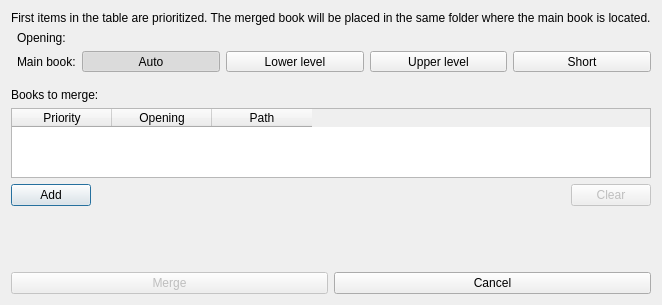
<?xml version="1.0" encoding="UTF-8"?>
<ui version="4.0">
 <class>MergeBooksDialog</class>
 <widget class="QDialog" name="MergeBooksDialog">
  <property name="windowModality">
   <enum>Qt::WindowModal</enum>
  </property>
  <property name="geometry">
   <rect>
    <x>0</x>
    <y>0</y>
    <width>632</width>
    <height>273</height>
   </rect>
  </property>
  <property name="windowTitle">
   <string>Merge Books</string>
  </property>
  <property name="modal">
   <bool>true</bool>
  </property>
  <layout class="QVBoxLayout" name="_2">
   <item>
    <widget class="QLabel" name="label_3">
     <property name="text">
      <string>First items in the table are prioritized. The merged book will be placed in the same folder where the main book is located.</string>
     </property>
    </widget>
   </item>
   <item>
    <layout class="QGridLayout" name="gridLayout_2">
     <property name="leftMargin">
      <number>6</number>
     </property>
     <property name="topMargin">
      <number>0</number>
     </property>
     <item row="1" column="2">
      <widget class="QToolButton" name="btn_MainBookLowerLevel">
       <property name="sizePolicy">
        <sizepolicy hsizetype="Expanding" vsizetype="Fixed">
         <horstretch>0</horstretch>
         <verstretch>0</verstretch>
        </sizepolicy>
       </property>
       <property name="text">
        <string>Lower level</string>
       </property>
       <property name="checkable">
        <bool>true</bool>
       </property>
       <property name="autoExclusive">
        <bool>true</bool>
       </property>
      </widget>
     </item>
     <item row="1" column="0">
      <widget class="QLabel" name="label">
       <property name="text">
        <string>Main book:</string>
       </property>
      </widget>
     </item>
     <item row="1" column="4">
      <widget class="QToolButton" name="btn_MainBookShort">
       <property name="sizePolicy">
        <sizepolicy hsizetype="Expanding" vsizetype="Fixed">
         <horstretch>0</horstretch>
         <verstretch>0</verstretch>
        </sizepolicy>
       </property>
       <property name="text">
        <string>Short</string>
       </property>
       <property name="checkable">
        <bool>true</bool>
       </property>
       <property name="autoExclusive">
        <bool>true</bool>
       </property>
      </widget>
     </item>
     <item row="1" column="1">
      <widget class="QToolButton" name="btn_MainBookAuto">
       <property name="sizePolicy">
        <sizepolicy hsizetype="Expanding" vsizetype="Fixed">
         <horstretch>0</horstretch>
         <verstretch>0</verstretch>
        </sizepolicy>
       </property>
       <property name="text">
        <string>Auto</string>
       </property>
       <property name="checkable">
        <bool>true</bool>
       </property>
       <property name="checked">
        <bool>true</bool>
       </property>
       <property name="autoExclusive">
        <bool>true</bool>
       </property>
      </widget>
     </item>
     <item row="1" column="3">
      <widget class="QToolButton" name="btn_MainBookUpperLevel">
       <property name="sizePolicy">
        <sizepolicy hsizetype="Expanding" vsizetype="Fixed">
         <horstretch>0</horstretch>
         <verstretch>0</verstretch>
        </sizepolicy>
       </property>
       <property name="text">
        <string>Upper level</string>
       </property>
       <property name="checkable">
        <bool>true</bool>
       </property>
       <property name="autoExclusive">
        <bool>true</bool>
       </property>
      </widget>
     </item>
     <item row="0" column="0">
      <widget class="QLabel" name="label_2">
       <property name="text">
        <string>Opening:</string>
       </property>
      </widget>
     </item>
     <item row="0" column="1" colspan="4">
      <widget class="QLabel" name="label_Opening">
       <property name="text">
        <string/>
       </property>
      </widget>
     </item>
    </layout>
   </item>
   <item>
    <spacer name="verticalSpacer_2">
     <property name="orientation">
      <enum>Qt::Vertical</enum>
     </property>
     <property name="sizeType">
      <enum>QSizePolicy::Fixed</enum>
     </property>
     <property name="sizeHint" stdset="0">
      <size>
       <width>20</width>
       <height>10</height>
      </size>
     </property>
    </spacer>
   </item>
   <item>
    <widget class="QLabel" name="label_4">
     <property name="text">
      <string>Books to merge:</string>
     </property>
     <property name="textFormat">
      <enum>Qt::AutoText</enum>
     </property>
    </widget>
   </item>
   <item>
    <widget class="QTableWidget" name="table_Books">
     <property name="sizePolicy">
      <sizepolicy hsizetype="Expanding" vsizetype="MinimumExpanding">
       <horstretch>0</horstretch>
       <verstretch>0</verstretch>
      </sizepolicy>
     </property>
     <property name="minimumSize">
      <size>
       <width>300</width>
       <height>0</height>
      </size>
     </property>
     <property name="sizeAdjustPolicy">
      <enum>QAbstractScrollArea::AdjustToContents</enum>
     </property>
     <property name="editTriggers">
      <set>QAbstractItemView::NoEditTriggers</set>
     </property>
     <property name="selectionBehavior">
      <enum>QAbstractItemView::SelectRows</enum>
     </property>
     <column>
      <property name="text">
       <string>Priority</string>
      </property>
     </column>
     <column>
      <property name="text">
       <string>Opening</string>
      </property>
     </column>
     <column>
      <property name="text">
       <string>Path</string>
      </property>
     </column>
    </widget>
   </item>
   <item>
    <layout class="QHBoxLayout" name="horizontalLayout_3">
     <property name="topMargin">
      <number>0</number>
     </property>
     <item>
      <widget class="QPushButton" name="btn_Add">
       <property name="text">
        <string>Add</string>
       </property>
      </widget>
     </item>
     <item>
      <spacer name="horizontalSpacer">
       <property name="orientation">
        <enum>Qt::Horizontal</enum>
       </property>
       <property name="sizeHint" stdset="0">
        <size>
         <width>40</width>
         <height>20</height>
        </size>
       </property>
      </spacer>
     </item>
     <item>
      <widget class="QPushButton" name="btn_Clear">
       <property name="enabled">
        <bool>false</bool>
       </property>
       <property name="text">
        <string>Clear</string>
       </property>
      </widget>
     </item>
    </layout>
   </item>
   <item>
    <spacer name="verticalSpacer">
     <property name="orientation">
      <enum>Qt::Vertical</enum>
     </property>
     <property name="sizeType">
      <enum>QSizePolicy::Fixed</enum>
     </property>
     <property name="sizeHint" stdset="0">
      <size>
       <width>20</width>
       <height>60</height>
      </size>
     </property>
    </spacer>
   </item>
   <item>
    <layout class="QHBoxLayout" name="horizontalLayout">
     <property name="topMargin">
      <number>0</number>
     </property>
     <item>
      <widget class="QPushButton" name="btn_OK">
       <property name="enabled">
        <bool>false</bool>
       </property>
       <property name="text">
        <string>Merge</string>
       </property>
      </widget>
     </item>
     <item>
      <widget class="QPushButton" name="btn_Cancel">
       <property name="text">
        <string>Cancel</string>
       </property>
      </widget>
     </item>
    </layout>
   </item>
  </layout>
 </widget>
 <tabstops>
  <tabstop>table_Books</tabstop>
  <tabstop>btn_Clear</tabstop>
  <tabstop>btn_OK</tabstop>
  <tabstop>btn_Cancel</tabstop>
 </tabstops>
 <resources/>
 <connections>
  <connection>
   <sender>btn_Cancel</sender>
   <signal>clicked()</signal>
   <receiver>MergeBooksDialog</receiver>
   <slot>reject()</slot>
   <hints>
    <hint type="sourcelabel">
     <x>447</x>
     <y>789</y>
    </hint>
    <hint type="destinationlabel">
     <x>129</x>
     <y>129</y>
    </hint>
   </hints>
  </connection>
 </connections>
</ui>
